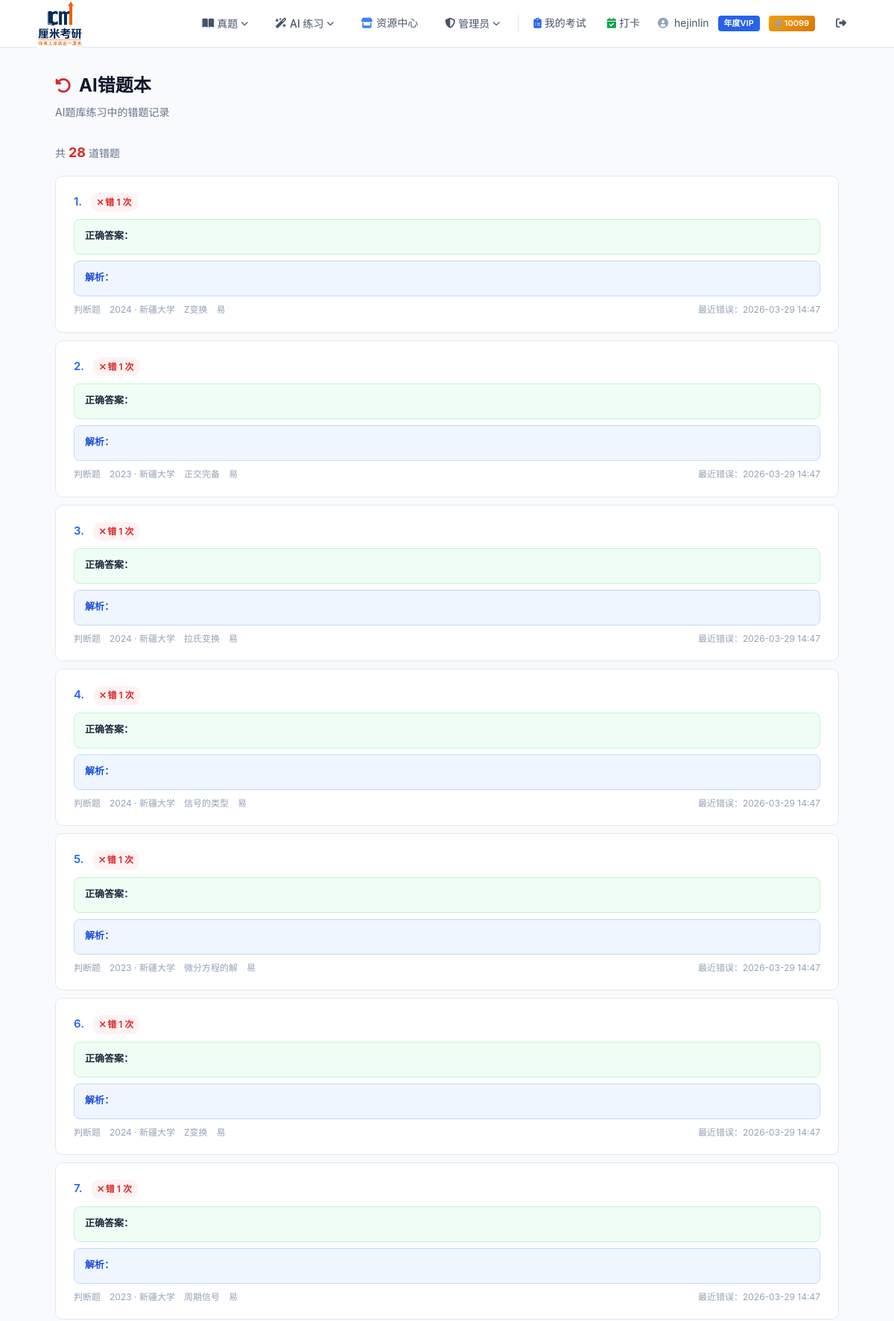
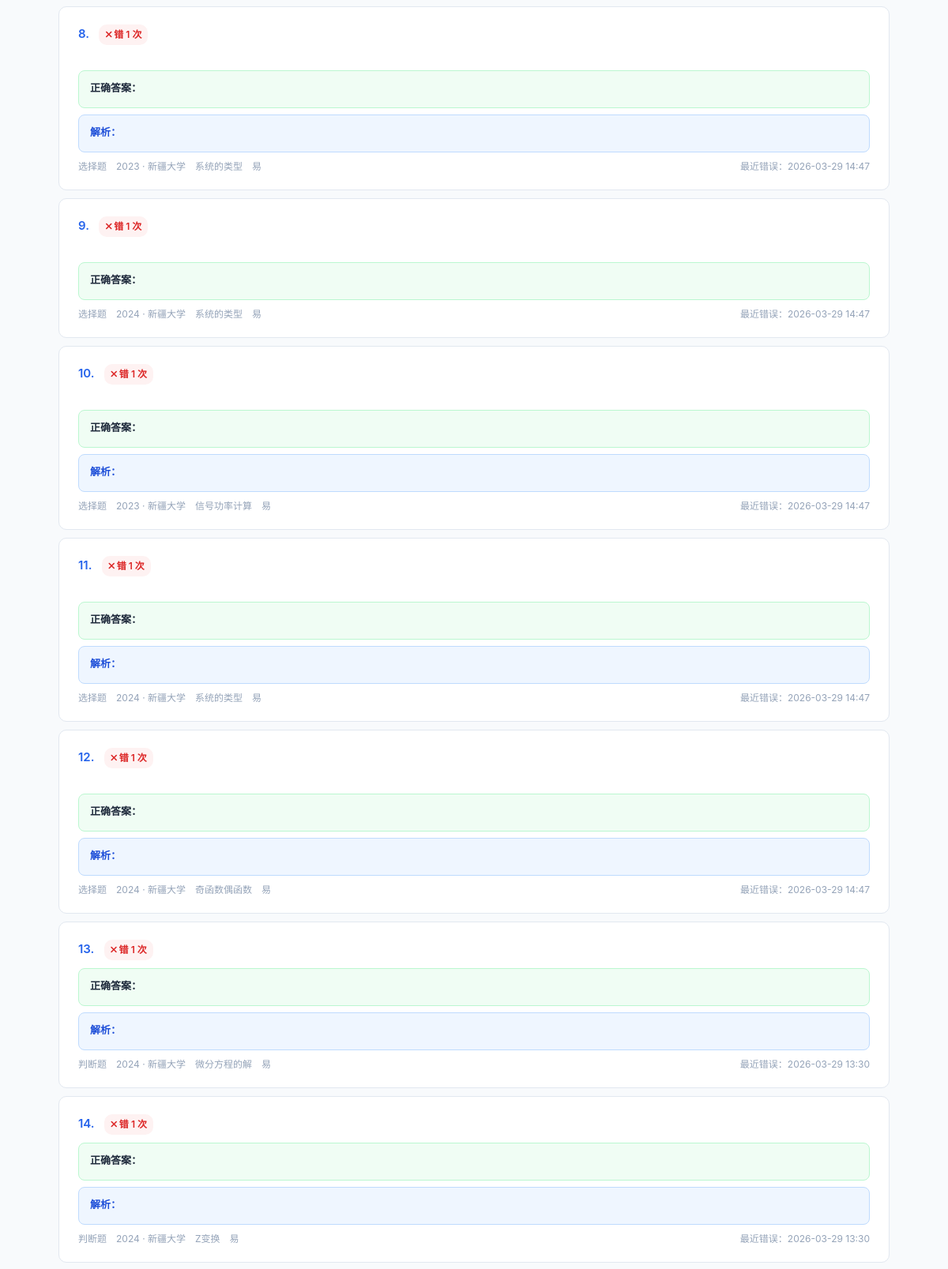
Page /ai-test/wrong-book/ (signed in, upper part) on the committed database (2 pictures, top to bottom).
### user/models.py (models this page shows, shortened)
class User(AbstractUser):
    VIP_CHOICES = [
        (0, "普通用户"),
        (1, "月度VIP"),
        (2, "季度VIP"),
        (3, "年度VIP"),
    ]
    vip_level = models.IntegerField(choices=VIP_CHOICES, default=0, verbose_name="VIP等级")
    vip_start_date = models.DateTimeField(null=True, blank=True, verbose_name="VIP开通时间")
    vip_expire_date = models.DateTimeField(null=True, blank=True, verbose_name="VIP过期时间")
    email_verified = models.BooleanField(default=False, verbose_name="邮箱已验证")
    email_token = models.UUIDField(null=True, blank=True, verbose_name="验证令牌")
    coins = models.IntegerField(default=0, verbose_name="站内点数")
    class Meta:
        verbose_name = "用户"
        verbose_name_plural = "用户"
    def is_vip(self):
        if self.vip_level == 0:
            return False
        if self.vip_expire_date is None:
            return False
        from django.utils import timezone
        return self.vip_expire_date > timezone.now()

### ai_test/models.py (models this page shows, shortened)
class AIWrongQuestion(models.Model):
    user = models.ForeignKey(settings.AUTH_USER_MODEL, on_delete=models.CASCADE, verbose_name="用户")
    question = models.ForeignKey(AIGeneratedQuestion, on_delete=models.CASCADE, verbose_name="AI题目")
    error_count = models.IntegerField(default=1, verbose_name="错误次数")
    last_wrong_at = models.DateTimeField(auto_now=True, verbose_name="最近错误时间")
    class Meta:
        verbose_name = "AI错题"
        verbose_name_plural = "AI错题本"
        unique_together = ("user", "question")
        ordering = ["-last_wrong_at"]

class AIGeneratedQuestion(models.Model):
    DIFFICULTY_CHOICES = [
        ("易", "易"),
        ("中", "中"),
        ("难", "难"),
    ]
    original_question = models.ForeignKey(
        "kaoyan_app.Question",
        on_delete=models.SET_NULL,
        null=True,
        blank=True,
        verbose_name="溯源真题"
    )
    year = models.IntegerField(verbose_name="参考年份")
    school = models.ForeignKey("kaoyan_app.School", on_delete=models.CASCADE, verbose_name="参考学校")
    question_type = models.ForeignKey("kaoyan_app.QuestionType", on_delete=models.CASCADE, verbose_name="题型")
    difficulty = models.CharField(max_length=2, choices=DIFFICULTY_CHOICES, verbose_name="难度")
    knowledge_point = models.CharField(max_length=200, verbose_name="知识点")
    content = models.TextField(verbose_name="AI改写题干", help_text="支持 Markdown + LaTeX 公式")
    options = models.JSONField(
        null=True, blank=True, verbose_name="选项",
        help_text='选择题必填，JSON 对象格式，如 {"A": "内容", "B": "内容"}'
    )
    correct_answer = models.TextField(null=True, blank=True, verbose_name="正确答案", help_text="选择题填A/B/C/D，判断题填对/错，填空题填标准答案，主观题留空")
    explanation = models.TextField(null=True, blank=True, verbose_name="简要解析", help_text="AI 生成的解题思路与简要解析")
    created_at = models.DateTimeField(auto_now_add=True, verbose_name="生成时间")
    class Meta:
        verbose_name = "AI练习题"
        verbose_name_plural = "AI练习题"
        ordering = ["-created_at"]

### kaoyan_app/models.py (models this page shows, shortened)
class QuestionType(models.Model):
    name = models.CharField(max_length=50, unique=True, verbose_name="题型名称")
    class Meta:
        verbose_name = "题型"
        verbose_name_plural = "题型"
        ordering = ["id"]

class School(models.Model):
    name = models.CharField(max_length=100, unique=True, verbose_name="学校名称")
    class Meta:
        verbose_name = "学校"
        verbose_name_plural = "学校"
        ordering = ["name"]

### ai_test/views.py (the view)
# urls.py: path("wrong-book/", views.ai_wrong_book, name="ai_wrong_book"),
@login_required
def ai_wrong_book(request):
    wrongs_qs = AIWrongQuestion.objects.filter(
        user=request.user
    ).select_related("question__school", "question__question_type")
    is_vip = request.user.is_vip()
    total_count = wrongs_qs.count()
    if is_vip:
        from django.core.paginator import Paginator
        paginator = Paginator(wrongs_qs, 20)
        page_number = request.GET.get("page", 1)
        page_obj = paginator.get_page(page_number)
        wrongs = page_obj
    else:
        wrongs = wrongs_qs[:10]
        page_obj = None
    return render(request, "ai_test/ai_wrong_book.html", {
        "wrong_questions": wrongs,
        "page_obj": page_obj,
        "total_count": total_count,
        "is_vip": is_vip,
    })

### kaoyan_project/vip_utils.py (called while the page is built, shortened)
def vip_context(request):
    user = request.user
    if user.is_authenticated:
        is_vip = user.is_vip()
        vip_label = dict(user.VIP_CHOICES).get(user.vip_level, "")
        return {
            "is_vip": is_vip,
            "vip_label": vip_label,
            "is_free_user": not is_vip,
            "user_coins": user.coins,
        }

### ai_test/templates/ai_test/ai_wrong_book.html (shortened to what this page needs)
{% extends "user/base.html" %}
{% block extra_style %}
<link rel="stylesheet" href="https://cdn.jsdelivr.net/npm/katex@0.16.9/dist/katex.min.css">
{% endblock %}
{% block content %}
<div class="page-header">
    <h1 class="page-title"><i class="fa-solid fa-rotate-left" style="color:#dc2626;"></i> AI错题本</h1>
    <p class="page-subtitle">AI题库练习中的错题记录</p>
</div>
{% if wrong_questions %}
<div style="display:flex;justify-content:space-between;align-items:center;margin-bottom:16px;">
    <div style="font-size:14px;color:var(--gray-500);">共 <span style="color:#dc2626;font-weight:700;font-size:18px;">{{ total_count }}</span> 道错题</div>
</div>
{% for wq in wrong_questions %}
<div class="card wrong-item">
    <div class="q-content">
        <span class="q-num">{{ forloop.counter }}.</span>
        <span class="error-badge"><i class="fa-solid fa-xmark" style="margin-right:2px;"></i>错 {{ wq.error_count }} 次</span>
    </div>
    {% if wq.question.options and wq.question.question_type.name == "选择" %}
    <div style="margin:6px 0 0 24px;">
        {% for key, val in wq.question.options.items %}
        <div style="padding:2px 0;color:var(--gray-600);font-size:14px;" data-raw="{{ key }}. {{ val|escape }}"></div>
        {% endfor %}
    </div>
    {% endif %}
    {% if is_vip %}
        {% if wq.question.correct_answer %}
        <div class="answer-box answer-correct">
            <div class="answer-label">正确答案：</div>
        </div>
        {% endif %}
        {% if wq.question.explanation %}
        <div class="answer-analysis">
            <div class="answer-label" style="color:var(--blue-700);">解析：</div>
        </div>
        {% endif %}
    {% endif %}
    <div class="q-meta">
        <span>{{ wq.question.question_type.name }}题</span>
        <span>{{ wq.question.year }} · {{ wq.question.school.name }}</span>
        <span>{{ wq.question.knowledge_point }}</span>
        <span>{{ wq.question.difficulty }}</span>
        <span style="margin-left:auto;">最近错误：{{ wq.last_wrong_at|date:"Y-m-d H:i" }}</span>
    </div>
</div>
{% endfor %}
{% endif %}
{% endblock %}

### user/templates/user/base.html (shortened to what this page needs)
{% load static %}
<!DOCTYPE html>
<html lang="zh-CN">
<head>
    <link rel="stylesheet" href="https://cdnjs.cloudflare.com/ajax/libs/font-awesome/6.5.1/css/all.min.css">
    {% block extra_style %}{% endblock %}
</head>
<body>
    <nav class="navbar">
        <a href="{% url 'user:home' %}" class="logo">
            <img src="{% static 'images/CM.png' %}" alt="厘米考研" style="height:65px;width:auto;border-radius:4px;">
        </a>
        <div class="nav-links">
            <div class="nav-dropdown" onclick="this.classList.toggle('open')">
                <button class="nav-dropdown-toggle">
                    <i class="fa-solid fa-book-open"></i> 真题 <i class="fa-solid fa-chevron-down caret"></i>
                </button>
            </div>
            <div class="nav-dropdown" onclick="this.classList.toggle('open')">
                <button class="nav-dropdown-toggle">
                    <i class="fa-solid fa-wand-magic-sparkles"></i> AI 练习 <i class="fa-solid fa-chevron-down caret"></i>
                </button>
            </div>
            <a href="{% url 'res_center:list' %}" style="color:var(--gray-600); text-decoration:none; font-size:14px; font-weight:500; padding:8px 16px; border-radius:var(--radius); transition:all 0.2s; display:inline-flex; align-items:center; gap:5px;">
                <i class="fa-solid fa-store" style="color:var(--blue-500);"></i> 资源中心
            </a>
            {% if user.is_authenticated and user.is_staff %}
            <div class="nav-dropdown" onclick="this.classList.toggle('open')">
                <button class="nav-dropdown-toggle">
                    <i class="fa-solid fa-shield-halved"></i> 管理员 <i class="fa-solid fa-chevron-down caret"></i>
                </button>
            </div>
            {% endif %}
            {% if user.is_authenticated %}
                <a href="{% url 'user:my_exams' %}" style="color:var(--gray-600); text-decoration:none; font-size:14px; font-weight:500; padding:8px 12px; border-radius:var(--radius); transition:all 0.2s; display:inline-flex; align-items:center; gap:4px;">
                    <i class="fa-solid fa-clipboard-list" style="color:var(--blue-600);"></i> 我的考试
                </a>
                <a href="{% url 'user:checkin_calendar' %}" style="color:var(--gray-600); text-decoration:none; font-size:14px; font-weight:500; padding:8px 12px; border-radius:var(--radius); transition:all 0.2s; display:inline-flex; align-items:center; gap:4px;">
                    <i class="fa-solid fa-calendar-check" style="color:#16a34a;"></i> 打卡
                </a>
                <div class="nav-user">
                    <i class="fa-solid fa-circle-user"></i>
                    {{ user.username }}
                    {% if is_vip %}<span class="vip-tag">{{ vip_label }}</span>{% endif %}
                    <span class="coin-tag" style="background:linear-gradient(135deg,#f59e0b,#d97706);color:#fff;font-size:11px;font-weight:600;padding:2px 8px;border-radius:4px;margin-left:4px;display:inline-flex;align-items:center;gap:3px;">
                        <i class="fa-solid fa-coins" style="font-size:10px;"></i> {{ user_coins }}
                    </span>
                </div>
                <a href="{% url 'user:logout' %}" class="btn-ghost"><i class="fa-solid fa-right-from-bracket"></i></a>
            {% else %}
                <a href="{% url 'user:login' %}" class="btn btn-outline">登录</a>
                <a href="{% url 'user:register' %}" class="btn btn-primary">注册</a>
            {% endif %}
        </div>
    </nav>
    <div class="main-content">
        {% block content %}{% endblock %}
    </div>
</body>
</html>

### user/templates/user/base.html (style rules this page uses)
:root { --blue-50: #eff6ff; --blue-100: #dbeafe; --blue-200: #bfdbfe; --blue-400: #60a5fa; --blue-500: #3b82f6; --blue-600: #2563eb; --blue-700: #1d4ed8; --blue-800: #1e40af; --blue-900: #1e3a5f; --gray-50: #f8fafc; --gray-100: #f1f5f9; --gray-200: #e2e8f0; --gray-300: #cbd5e1; --gray-400: #94a3b8; --gray-500: #64748b; --gray-600: #475569; --gray-700: #334155; --gray-800: #1e293b; --gray-900: #0f172a; --white: #ffffff; --radius: 10px; --shadow-sm: 0 1px 3px rgba(0,0,0,0.06); --shadow: 0 2px 12px rgba(0,0,0,0.08); --shadow-lg: 0 8px 30px rgba(0,0,0,0.12); }
* { margin: 0; padding: 0; box-sizing: border-box; }
body { font-family: -apple-system, BlinkMacSystemFont, "Segoe UI", Roboto, "PingFang SC", "Microsoft YaHei", sans-serif; background: var(--gray-50); color: var(--gray-800); min-height: 100vh; line-height: 1.6; }
a { color: var(--blue-600); text-decoration: none; }
.navbar { background: var(--white); border-bottom: 1px solid var(--gray-200); height: 64px; display: flex; align-items: center; justify-content: space-between; padding: 0 48px; position: sticky; top: 0; z-index: 100; }
.navbar .logo { font-size: 20px; font-weight: 700; color: var(--blue-800); text-decoration: none; display: flex; align-items: center; gap: 10px; }
.navbar .nav-links { display: flex; align-items: center; gap: 4px; }
.navbar .nav-links a { color: var(--gray-600); text-decoration: none; font-size: 14px; font-weight: 500; padding: 8px 16px; border-radius: var(--radius); transition: all 0.2s; }
.nav-dropdown { position: relative; }
.nav-dropdown-toggle { color: var(--gray-600); text-decoration: none; font-size: 14px; font-weight: 500; padding: 8px 16px; border-radius: var(--radius); transition: all 0.2s; cursor: pointer; display: flex; align-items: center; gap: 4px; background: none; border: none; font-family: inherit; }
.nav-dropdown-toggle .caret { font-size: 10px; transition: transform 0.2s; }
.nav-user { display: flex; align-items: center; gap: 8px; font-size: 14px; color: var(--gray-600); padding: 0 8px; }
.nav-user i { color: var(--gray-400); }
.vip-tag { background: var(--blue-600); color: var(--white); font-size: 11px; font-weight: 600; padding: 2px 8px; border-radius: 4px; margin-left: 4px; }
.main-content { max-width: 1100px; margin: 0 auto; padding: 32px 24px 60px; }
.page-header { margin-bottom: 28px; }
.page-title { font-size: 24px; font-weight: 700; color: var(--gray-900); display: flex; align-items: center; gap: 10px; }
.page-title i { color: var(--blue-500); font-size: 22px; }
.page-subtitle { font-size: 14px; color: var(--gray-500); margin-top: 6px; }
.card { background: var(--white); border-radius: var(--radius); border: 1px solid var(--gray-200); padding: 32px; }
.btn-ghost { background: transparent; color: var(--gray-600); padding: 8px 16px; }

### ai_test/templates/ai_test/ai_wrong_book.html (style rules this page uses)
.wrong-item { padding:20px 24px;margin-bottom:10px; }
.q-num { font-weight:600;color:var(--blue-600);margin-right:8px; }
.q-content { font-size:15px;line-height:1.8; }
.q-meta { font-size:12px;color:var(--gray-400);margin-top:8px;display:flex;gap:12px;align-items:center; }
.error-badge { display:inline-block;background:#fef2f2;color:#dc2626;font-size:12px;font-weight:600;padding:2px 8px;border-radius:10px; }
.answer-box { margin-top:10px;padding:10px 14px;border-radius:8px;font-size:14px;line-height:1.7; }
.answer-correct { background:#f0fdf4;border:1px solid #bbf7d0; }
.answer-label { font-weight:600;font-size:13px;margin-bottom:4px; }
.answer-analysis { margin-top:8px;padding:10px 14px;background:var(--blue-50);border:1px solid var(--blue-200);border-radius:8px;font-size:14px;line-height:1.7; }

### rows in the picture
User: username "hejinlin"
AIWrongQuestion: error_count "1", question.question_type.name "判断", question.year "2024", question.school.name "新疆大学", question.knowledge_point "Z变换", question.difficulty "易", last_wrong_at "2026-03-29 14:47"
AIWrongQuestion: error_count "1", question.question_type.name "判断", question.year "2023", question.school.name "新疆大学", question.knowledge_point "正交完备", question.difficulty "易", last_wrong_at "2026-03-29 14:47"
AIWrongQuestion: error_count "1", question.question_type.name "判断", question.year "2024", question.school.name "新疆大学", question.knowledge_point "拉氏变换", question.difficulty "易", last_wrong_at "2026-03-29 14:47"
AIWrongQuestion: error_count "1", question.question_type.name "判断", question.year "2024", question.school.name "新疆大学", question.knowledge_point "信号的类型", question.difficulty "易", last_wrong_at "2026-03-29 14:47"
AIWrongQuestion: error_count "1", question.question_type.name "判断", question.year "2023", question.school.name "新疆大学", question.knowledge_point "微分方程的解", question.difficulty "易", last_wrong_at "2026-03-29 14:47"
AIWrongQuestion: error_count "1", question.question_type.name "判断", question.year "2024", question.school.name "新疆大学", question.knowledge_point "Z变换", question.difficulty "易", last_wrong_at "2026-03-29 14:47"
AIWrongQuestion: error_count "1", question.question_type.name "判断", question.year "2023", question.school.name "新疆大学", question.knowledge_point "周期信号", question.difficulty "易", last_wrong_at "2026-03-29 14:47"
AIWrongQuestion: error_count "1", question.question_type.name "选择", question.year "2023", question.school.name "新疆大学", question.knowledge_point "系统的类型", question.difficulty "易", last_wrong_at "2026-03-29 14:47"
AIWrongQuestion: error_count "1", question.question_type.name "选择", question.year "2024", question.school.name "新疆大学", question.knowledge_point "系统的类型", question.difficulty "易", last_wrong_at "2026-03-29 14:47"
AIWrongQuestion: error_count "1", question.question_type.name "选择", question.year "2023", question.school.name "新疆大学", question.knowledge_point "信号功率计算", question.difficulty "易", last_wrong_at "2026-03-29 14:47"
AIWrongQuestion: error_count "1", question.question_type.name "选择", question.year "2024", question.school.name "新疆大学", question.knowledge_point "系统的类型", question.difficulty "易", last_wrong_at "2026-03-29 14:47"
AIWrongQuestion: error_count "1", question.question_type.name "选择", question.year "2024", question.school.name "新疆大学", question.knowledge_point "奇函数偶函数", question.difficulty "易", last_wrong_at "2026-03-29 14:47"
AIWrongQuestion: error_count "1", question.question_type.name "判断", question.year "2024", question.school.name "新疆大学", question.knowledge_point "微分方程的解", question.difficulty "易", last_wrong_at "2026-03-29 13:30"
AIWrongQuestion: error_count "1", question.question_type.name "判断", question.year "2024", question.school.name "新疆大学", question.knowledge_point "Z变换", question.difficulty "易", last_wrong_at "2026-03-29 13:30"

### other values in the picture
{{ vip_label }} "年度VIP"
{{ user_coins }} "10099"
{{ total_count }} "28"
